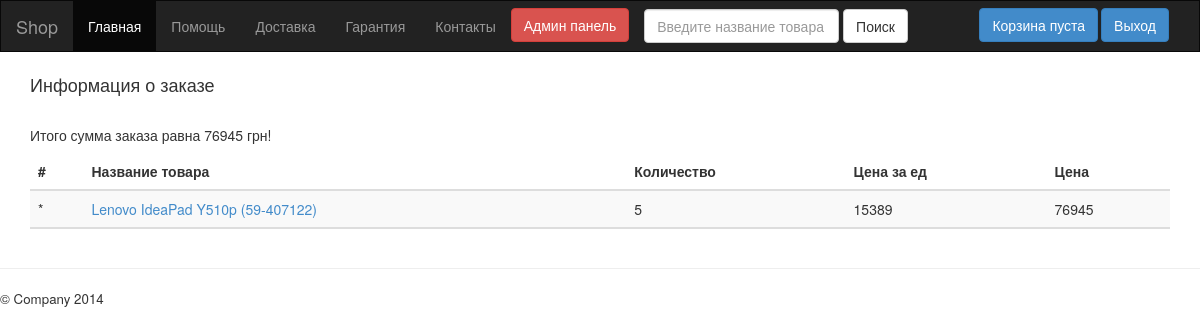
The page /?adminview/0.779946001393761153 (signed in) on the database its author committed.
### tables this page shows
CREATE TABLE IF NOT EXISTS `orders_items` (
  `id` int(10) NOT NULL AUTO_INCREMENT,
  `id_goods` varchar(255) NOT NULL,
  `id_order` varchar(255) NOT NULL,
  `cost_order` int(10) NOT NULL,
  `count` int(10) NOT NULL,
  PRIMARY KEY (`id`)
);

CREATE TABLE IF NOT EXISTS `goods` (
  `id` int(10) NOT NULL AUTO_INCREMENT,
  `name` varchar(255) NOT NULL,
  `category` int(10) NOT NULL,
  `cost` int(10) NOT NULL,
  `specification` text NOT NULL,
  `time` int(20) NOT NULL,
  `poster` varchar(255) NOT NULL,
  PRIMARY KEY (`id`)
);

### app/ctrlIndex.php (called while the page is built, shortened)
<?php
class ctrlIndex extends ctrl
{
    function adminview($id)
    {
        $this->adminview = $this->db->query("SELECT * FROM orders_items, goods WHERE orders_items.id_order='$id' AND orders_items.id_goods=goods.id")->all();
        $this->out('adminview.php');
    }
}

### index.php (called while the page is built, shortened)
<?php
include "lib/db.php";
new app(substr($_SERVER['REQUEST_URI'],2));

### lib/db.php (called while the page is built, shortened)
<?php
class db
{
    public function __construct()
    {
        $link = $this->mysqli = new mysqli("mysql.1freehosting.com", "u661937399_1", "jgz822xo1104", "u661937399_1");
    }
    public function query($sql)
    {
        $args = func_get_args();
        $sql = array_shift($args);
        $link = $this->mysqli;
        $args = array_map(function ($param) use ($link) {
            return "'" . $link->escape_string($param) . "'";
        }, $args);
        $sql = str_replace(array('%', '?'), array('%%', '%s'), $sql);
        array_unshift($args, $sql);
        $sql = call_user_func_array('sprintf', $args);
        $this->last = $this->mysqli->query($sql);
        return $this;
    }
}

### tpl/adminview.php (the view, shortened to what this page needs)
<div class="container"
    <div class="modal-header">
        <h4 class="modal-title" id="myModalLabel">Информация о заказе</h4>
    </div>
</div>
<br>
<div class="container">
    <table class="table table-striped">
        <thead>
        <tr>
            <th>#</th>
            <th>Название товара</th>
            <th>Количество</th>
            <th>Цена за ед</th>
            <th>Цена</th>
        </tr>
        </thead>
        <tbody>
        <? $sum = 0; foreach ($this->adminview as $key => $value1) { ?>
            <tr>
                <td>*</td>
                <td><a href="?viewgoods/<?= $value1['id_goods'] ?>" target="_blank"><?= $value1['name'] ?></a></td>
                <td><?= $value1['count'] ?></td>
                <td><?= $value1['cost_order'] ?></td>
                <td><?= $sumall = $value1['cost_order']*$value1['count'] ?></td>
            </tr>
        <? $sum += $sumall; } ?>
        </tbody>
        <tbody>
        <tr>
            <h5>Итого сумма заказа равна <?= $sum; ?> грн!</h5>
        </tr>
        </tbody>
    </table>
</div>

### rows shown on the page
orders_items: id_goods.name "Lenovo IdeaPad Y510p (59-407122)", count "5", cost_order "15389", $sumall = $value1['cost_order']*$value1['count'] "76945"

### other values the page prints
$sum "76945"
